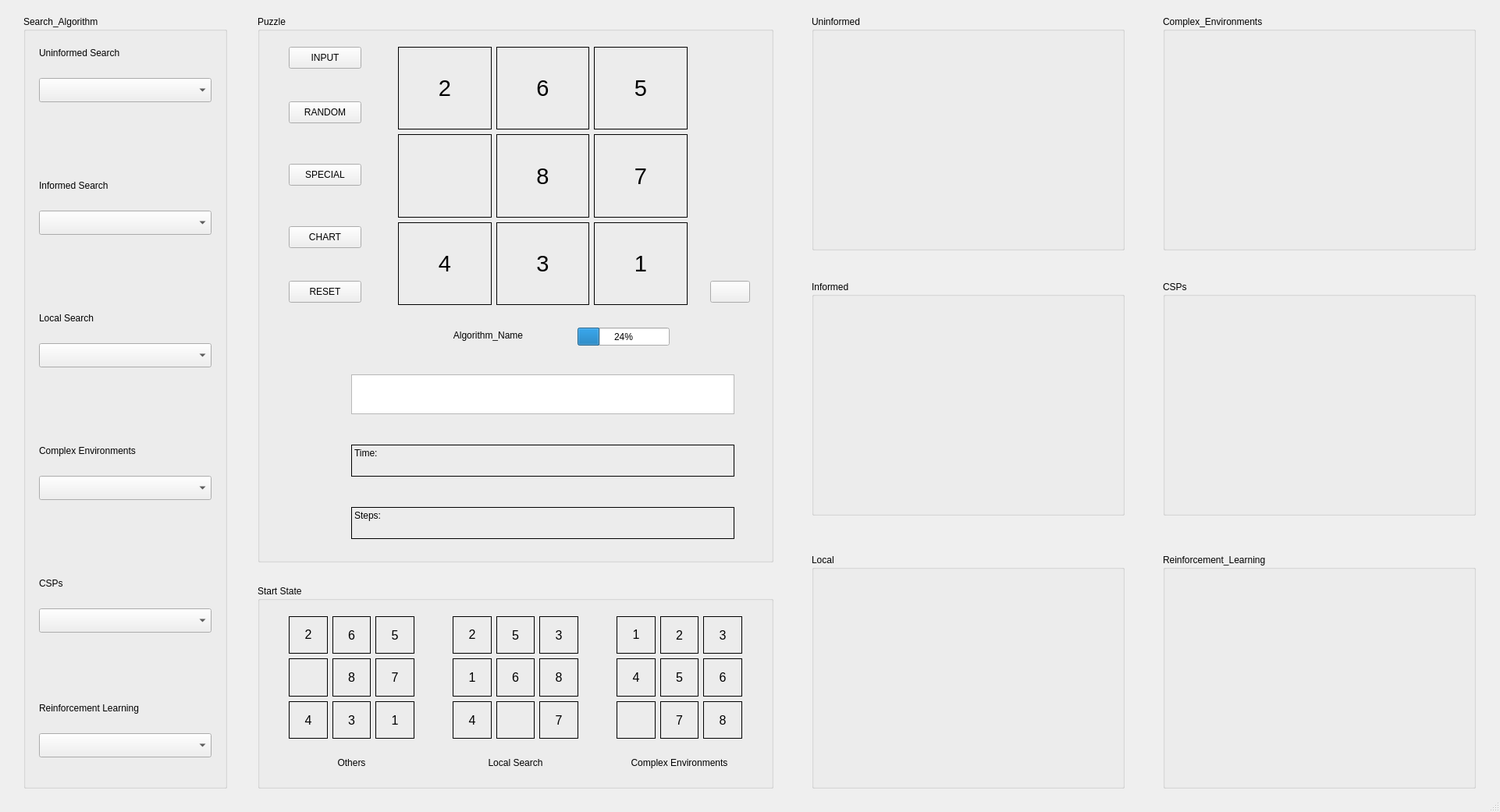
<?xml version="1.0" encoding="UTF-8"?>
<ui version="4.0">
 <class>puzzleForm</class>
 <widget class="QMainWindow" name="puzzleForm">
  <property name="geometry">
   <rect>
    <x>0</x>
    <y>0</y>
    <width>1922</width>
    <height>1041</height>
   </rect>
  </property>
  <property name="windowTitle">
   <string>Puzzle_23110297</string>
  </property>
  <widget class="QWidget" name="centralwidget">
   <widget class="QGroupBox" name="puzzle_grb">
    <property name="geometry">
     <rect>
      <x>330</x>
      <y>20</y>
      <width>661</width>
      <height>701</height>
     </rect>
    </property>
    <property name="autoFillBackground">
     <bool>true</bool>
    </property>
    <property name="title">
     <string>Puzzle</string>
    </property>
    <widget class="QWidget" name="layoutWidget">
     <property name="geometry">
      <rect>
       <x>180</x>
       <y>40</y>
       <width>371</width>
       <height>331</height>
      </rect>
     </property>
     <layout class="QGridLayout" name="gridLayout">
      <item row="1" column="2">
       <widget class="QLabel" name="n6_lbl">
        <property name="font">
         <font>
          <pointsize>22</pointsize>
         </font>
        </property>
        <property name="frameShape">
         <enum>QFrame::Box</enum>
        </property>
        <property name="text">
         <string>7</string>
        </property>
        <property name="alignment">
         <set>Qt::AlignCenter</set>
        </property>
       </widget>
      </item>
      <item row="0" column="2">
       <widget class="QLabel" name="n3_lbl">
        <property name="font">
         <font>
          <pointsize>22</pointsize>
         </font>
        </property>
        <property name="frameShape">
         <enum>QFrame::Box</enum>
        </property>
        <property name="text">
         <string>5</string>
        </property>
        <property name="alignment">
         <set>Qt::AlignCenter</set>
        </property>
       </widget>
      </item>
      <item row="1" column="0">
       <widget class="QLabel" name="n4_lbl">
        <property name="font">
         <font>
          <pointsize>22</pointsize>
         </font>
        </property>
        <property name="frameShape">
         <enum>QFrame::Box</enum>
        </property>
        <property name="text">
         <string/>
        </property>
        <property name="alignment">
         <set>Qt::AlignCenter</set>
        </property>
       </widget>
      </item>
      <item row="0" column="0">
       <widget class="QLabel" name="n1_lbl">
        <property name="font">
         <font>
          <pointsize>22</pointsize>
         </font>
        </property>
        <property name="frameShape">
         <enum>QFrame::Box</enum>
        </property>
        <property name="midLineWidth">
         <number>0</number>
        </property>
        <property name="text">
         <string>2</string>
        </property>
        <property name="textFormat">
         <enum>Qt::RichText</enum>
        </property>
        <property name="scaledContents">
         <bool>false</bool>
        </property>
        <property name="alignment">
         <set>Qt::AlignCenter</set>
        </property>
       </widget>
      </item>
      <item row="2" column="0">
       <widget class="QLabel" name="n7_lbl">
        <property name="font">
         <font>
          <pointsize>22</pointsize>
         </font>
        </property>
        <property name="frameShape">
         <enum>QFrame::Box</enum>
        </property>
        <property name="text">
         <string>4</string>
        </property>
        <property name="alignment">
         <set>Qt::AlignCenter</set>
        </property>
       </widget>
      </item>
      <item row="1" column="1">
       <widget class="QLabel" name="n5_lbl">
        <property name="font">
         <font>
          <pointsize>22</pointsize>
         </font>
        </property>
        <property name="frameShape">
         <enum>QFrame::Box</enum>
        </property>
        <property name="text">
         <string>8</string>
        </property>
        <property name="alignment">
         <set>Qt::AlignCenter</set>
        </property>
       </widget>
      </item>
      <item row="0" column="1">
       <widget class="QLabel" name="n2_lbl">
        <property name="font">
         <font>
          <pointsize>22</pointsize>
         </font>
        </property>
        <property name="frameShape">
         <enum>QFrame::Box</enum>
        </property>
        <property name="text">
         <string>6</string>
        </property>
        <property name="alignment">
         <set>Qt::AlignCenter</set>
        </property>
       </widget>
      </item>
      <item row="2" column="1">
       <widget class="QLabel" name="n8_lbl">
        <property name="font">
         <font>
          <pointsize>22</pointsize>
         </font>
        </property>
        <property name="frameShape">
         <enum>QFrame::Box</enum>
        </property>
        <property name="text">
         <string>3</string>
        </property>
        <property name="alignment">
         <set>Qt::AlignCenter</set>
        </property>
       </widget>
      </item>
      <item row="2" column="2">
       <widget class="QLabel" name="n9_lbl">
        <property name="font">
         <font>
          <pointsize>22</pointsize>
         </font>
        </property>
        <property name="frameShape">
         <enum>QFrame::Box</enum>
        </property>
        <property name="text">
         <string>1</string>
        </property>
        <property name="alignment">
         <set>Qt::AlignCenter</set>
        </property>
       </widget>
      </item>
     </layout>
    </widget>
    <widget class="QLabel" name="time_lbl">
     <property name="geometry">
      <rect>
       <x>120</x>
       <y>550</y>
       <width>491</width>
       <height>41</height>
      </rect>
     </property>
     <property name="frameShape">
      <enum>QFrame::Box</enum>
     </property>
     <property name="text">
      <string>Time:</string>
     </property>
     <property name="alignment">
      <set>Qt::AlignLeading|Qt::AlignLeft|Qt::AlignTop</set>
     </property>
    </widget>
    <widget class="QPushButton" name="reset_btn">
     <property name="geometry">
      <rect>
       <x>40</x>
       <y>340</y>
       <width>93</width>
       <height>28</height>
      </rect>
     </property>
     <property name="text">
      <string>RESET</string>
     </property>
     <property name="icon">
      <iconset>
       <normaloff>../../../reset.png</normaloff>../../../reset.png</iconset>
     </property>
    </widget>
    <widget class="QPushButton" name="input_btn">
     <property name="geometry">
      <rect>
       <x>40</x>
       <y>40</y>
       <width>93</width>
       <height>28</height>
      </rect>
     </property>
     <property name="text">
      <string>INPUT</string>
     </property>
     <property name="icon">
      <iconset>
       <normaloff>../../../typing.png</normaloff>../../../typing.png</iconset>
     </property>
    </widget>
    <widget class="QPushButton" name="random_btn">
     <property name="geometry">
      <rect>
       <x>40</x>
       <y>110</y>
       <width>93</width>
       <height>28</height>
      </rect>
     </property>
     <property name="text">
      <string>RANDOM</string>
     </property>
     <property name="icon">
      <iconset>
       <normaloff>../../../dice.png</normaloff>../../../dice.png</iconset>
     </property>
    </widget>
    <widget class="QPushButton" name="special_btn">
     <property name="geometry">
      <rect>
       <x>40</x>
       <y>190</y>
       <width>93</width>
       <height>28</height>
      </rect>
     </property>
     <property name="text">
      <string>SPECIAL</string>
     </property>
     <property name="icon">
      <iconset>
       <normaloff>../../../stars.png</normaloff>../../../stars.png</iconset>
     </property>
    </widget>
    <widget class="QLabel" name="step_lbl">
     <property name="geometry">
      <rect>
       <x>120</x>
       <y>630</y>
       <width>491</width>
       <height>41</height>
      </rect>
     </property>
     <property name="frameShape">
      <enum>QFrame::Box</enum>
     </property>
     <property name="text">
      <string>Steps:</string>
     </property>
     <property name="alignment">
      <set>Qt::AlignLeading|Qt::AlignLeft|Qt::AlignTop</set>
     </property>
    </widget>
    <widget class="QListWidget" name="road_list">
     <property name="geometry">
      <rect>
       <x>120</x>
       <y>460</y>
       <width>491</width>
       <height>51</height>
      </rect>
     </property>
    </widget>
    <widget class="QLabel" name="name_lbl">
     <property name="geometry">
      <rect>
       <x>190</x>
       <y>400</y>
       <width>211</width>
       <height>20</height>
      </rect>
     </property>
     <property name="text">
      <string>Algorithm_Name</string>
     </property>
     <property name="alignment">
      <set>Qt::AlignCenter</set>
     </property>
    </widget>
    <widget class="QPushButton" name="chart_btn">
     <property name="geometry">
      <rect>
       <x>40</x>
       <y>270</y>
       <width>93</width>
       <height>28</height>
      </rect>
     </property>
     <property name="text">
      <string>CHART</string>
     </property>
     <property name="icon">
      <iconset>
       <normaloff>../../../growth.png</normaloff>../../../growth.png</iconset>
     </property>
    </widget>
    <widget class="QProgressBar" name="search_prB">
     <property name="geometry">
      <rect>
       <x>410</x>
       <y>400</y>
       <width>118</width>
       <height>23</height>
      </rect>
     </property>
     <property name="value">
      <number>24</number>
     </property>
    </widget>
    <widget class="QPushButton" name="play_pause_btn">
     <property name="geometry">
      <rect>
       <x>580</x>
       <y>340</y>
       <width>51</width>
       <height>28</height>
      </rect>
     </property>
     <property name="text">
      <string/>
     </property>
     <property name="icon">
      <iconset>
       <normaloff>../../../pause.png</normaloff>../../../pause.png</iconset>
     </property>
    </widget>
   </widget>
   <widget class="QGroupBox" name="search_group">
    <property name="geometry">
     <rect>
      <x>30</x>
      <y>20</y>
      <width>261</width>
      <height>991</height>
     </rect>
    </property>
    <property name="autoFillBackground">
     <bool>true</bool>
    </property>
    <property name="title">
     <string>Search_Algorithm</string>
    </property>
    <widget class="QComboBox" name="uninformed_cmb">
     <property name="geometry">
      <rect>
       <x>20</x>
       <y>80</y>
       <width>221</width>
       <height>31</height>
      </rect>
     </property>
     <property name="currentIndex">
      <number>-1</number>
     </property>
     <item>
      <property name="text">
       <string>Breath-first Search (BFS)</string>
      </property>
     </item>
     <item>
      <property name="text">
       <string>Depth-first Search (DFS)</string>
      </property>
     </item>
     <item>
      <property name="text">
       <string>Iterative Deepening (IDDFS)</string>
      </property>
     </item>
     <item>
      <property name="text">
       <string>Uniform Cost Search (UCS)</string>
      </property>
     </item>
    </widget>
    <widget class="QLabel" name="uninformed_lbl">
     <property name="geometry">
      <rect>
       <x>20</x>
       <y>40</y>
       <width>221</width>
       <height>16</height>
      </rect>
     </property>
     <property name="text">
      <string>Uninformed Search</string>
     </property>
    </widget>
    <widget class="QLabel" name="informed_lbl">
     <property name="geometry">
      <rect>
       <x>20</x>
       <y>210</y>
       <width>221</width>
       <height>16</height>
      </rect>
     </property>
     <property name="text">
      <string>Informed Search</string>
     </property>
    </widget>
    <widget class="QComboBox" name="informed_cmb">
     <property name="geometry">
      <rect>
       <x>20</x>
       <y>250</y>
       <width>221</width>
       <height>31</height>
      </rect>
     </property>
     <property name="currentIndex">
      <number>-1</number>
     </property>
     <item>
      <property name="text">
       <string>Greedy Search</string>
      </property>
     </item>
     <item>
      <property name="text">
       <string>A*</string>
      </property>
     </item>
     <item>
      <property name="text">
       <string>IDA*</string>
      </property>
     </item>
    </widget>
    <widget class="QLabel" name="local_lbl">
     <property name="geometry">
      <rect>
       <x>20</x>
       <y>380</y>
       <width>221</width>
       <height>16</height>
      </rect>
     </property>
     <property name="text">
      <string>Local Search</string>
     </property>
    </widget>
    <widget class="QComboBox" name="local_cmb">
     <property name="geometry">
      <rect>
       <x>20</x>
       <y>420</y>
       <width>221</width>
       <height>31</height>
      </rect>
     </property>
     <property name="currentIndex">
      <number>-1</number>
     </property>
     <item>
      <property name="text">
       <string>Simple Hill Climbing (SHC)</string>
      </property>
     </item>
     <item>
      <property name="text">
       <string>Steepest Ascent Hill Climbing (SAHC)</string>
      </property>
     </item>
     <item>
      <property name="text">
       <string>Stochastic Hill Climbing (StHC)</string>
      </property>
     </item>
     <item>
      <property name="text">
       <string>Beam Search</string>
      </property>
     </item>
     <item>
      <property name="text">
       <string>Simulated Annealing (SA)</string>
      </property>
     </item>
     <item>
      <property name="text">
       <string>Genetic Algorithm (GA)</string>
      </property>
     </item>
    </widget>
    <widget class="QComboBox" name="complex_cmb">
     <property name="geometry">
      <rect>
       <x>20</x>
       <y>590</y>
       <width>221</width>
       <height>31</height>
      </rect>
     </property>
     <property name="currentIndex">
      <number>-1</number>
     </property>
     <item>
      <property name="text">
       <string>And-Or</string>
      </property>
     </item>
     <item>
      <property name="text">
       <string>Sensorless</string>
      </property>
     </item>
    </widget>
    <widget class="QLabel" name="complex_lbl">
     <property name="geometry">
      <rect>
       <x>20</x>
       <y>550</y>
       <width>221</width>
       <height>16</height>
      </rect>
     </property>
     <property name="text">
      <string>Complex Environments</string>
     </property>
    </widget>
    <widget class="QLabel" name="csps_lbl">
     <property name="geometry">
      <rect>
       <x>20</x>
       <y>720</y>
       <width>221</width>
       <height>16</height>
      </rect>
     </property>
     <property name="text">
      <string>CSPs</string>
     </property>
    </widget>
    <widget class="QComboBox" name="csps_cmb">
     <property name="geometry">
      <rect>
       <x>20</x>
       <y>760</y>
       <width>221</width>
       <height>31</height>
      </rect>
     </property>
     <property name="currentIndex">
      <number>-1</number>
     </property>
     <item>
      <property name="text">
       <string>Backtracking</string>
      </property>
     </item>
     <item>
      <property name="text">
       <string>Forward Checking</string>
      </property>
     </item>
     <item>
      <property name="text">
       <string>Min-Conflicts</string>
      </property>
     </item>
    </widget>
    <widget class="QLabel" name="reinformcement_lbl">
     <property name="geometry">
      <rect>
       <x>20</x>
       <y>880</y>
       <width>221</width>
       <height>16</height>
      </rect>
     </property>
     <property name="text">
      <string>Reinforcement Learning</string>
     </property>
    </widget>
    <widget class="QComboBox" name="reinforcement_cmb">
     <property name="geometry">
      <rect>
       <x>20</x>
       <y>920</y>
       <width>221</width>
       <height>31</height>
      </rect>
     </property>
     <property name="currentIndex">
      <number>-1</number>
     </property>
     <item>
      <property name="text">
       <string>Q-Learning</string>
      </property>
     </item>
    </widget>
   </widget>
   <widget class="QGroupBox" name="start_state_grb">
    <property name="geometry">
     <rect>
      <x>330</x>
      <y>750</y>
      <width>661</width>
      <height>261</height>
     </rect>
    </property>
    <property name="autoFillBackground">
     <bool>true</bool>
    </property>
    <property name="title">
     <string>Start State</string>
    </property>
    <widget class="QWidget" name="layoutWidget_3">
     <property name="geometry">
      <rect>
       <x>40</x>
       <y>40</y>
       <width>161</width>
       <height>157</height>
      </rect>
     </property>
     <layout class="QGridLayout" name="other_state">
      <item row="1" column="2">
       <widget class="QLabel" name="n6_lbl_3">
        <property name="font">
         <font>
          <pointsize>12</pointsize>
         </font>
        </property>
        <property name="frameShape">
         <enum>QFrame::Box</enum>
        </property>
        <property name="text">
         <string>7</string>
        </property>
        <property name="alignment">
         <set>Qt::AlignCenter</set>
        </property>
       </widget>
      </item>
      <item row="0" column="2">
       <widget class="QLabel" name="n3_lbl_3">
        <property name="font">
         <font>
          <pointsize>12</pointsize>
         </font>
        </property>
        <property name="frameShape">
         <enum>QFrame::Box</enum>
        </property>
        <property name="text">
         <string>5</string>
        </property>
        <property name="alignment">
         <set>Qt::AlignCenter</set>
        </property>
       </widget>
      </item>
      <item row="1" column="0">
       <widget class="QLabel" name="n4_lbl_3">
        <property name="font">
         <font>
          <pointsize>12</pointsize>
         </font>
        </property>
        <property name="frameShape">
         <enum>QFrame::Box</enum>
        </property>
        <property name="text">
         <string/>
        </property>
        <property name="alignment">
         <set>Qt::AlignCenter</set>
        </property>
       </widget>
      </item>
      <item row="0" column="0">
       <widget class="QLabel" name="n1_lbl_3">
        <property name="font">
         <font>
          <pointsize>12</pointsize>
         </font>
        </property>
        <property name="frameShape">
         <enum>QFrame::Box</enum>
        </property>
        <property name="midLineWidth">
         <number>0</number>
        </property>
        <property name="text">
         <string>2</string>
        </property>
        <property name="textFormat">
         <enum>Qt::RichText</enum>
        </property>
        <property name="scaledContents">
         <bool>false</bool>
        </property>
        <property name="alignment">
         <set>Qt::AlignCenter</set>
        </property>
       </widget>
      </item>
      <item row="2" column="0">
       <widget class="QLabel" name="n7_lbl_3">
        <property name="font">
         <font>
          <pointsize>12</pointsize>
         </font>
        </property>
        <property name="frameShape">
         <enum>QFrame::Box</enum>
        </property>
        <property name="text">
         <string>4</string>
        </property>
        <property name="alignment">
         <set>Qt::AlignCenter</set>
        </property>
       </widget>
      </item>
      <item row="1" column="1">
       <widget class="QLabel" name="n5_lbl_3">
        <property name="font">
         <font>
          <pointsize>12</pointsize>
         </font>
        </property>
        <property name="frameShape">
         <enum>QFrame::Box</enum>
        </property>
        <property name="text">
         <string>8</string>
        </property>
        <property name="alignment">
         <set>Qt::AlignCenter</set>
        </property>
       </widget>
      </item>
      <item row="0" column="1">
       <widget class="QLabel" name="n2_lbl_3">
        <property name="font">
         <font>
          <pointsize>12</pointsize>
         </font>
        </property>
        <property name="frameShape">
         <enum>QFrame::Box</enum>
        </property>
        <property name="text">
         <string>6</string>
        </property>
        <property name="alignment">
         <set>Qt::AlignCenter</set>
        </property>
       </widget>
      </item>
      <item row="2" column="1">
       <widget class="QLabel" name="n8_lbl_3">
        <property name="font">
         <font>
          <pointsize>12</pointsize>
         </font>
        </property>
        <property name="frameShape">
         <enum>QFrame::Box</enum>
        </property>
        <property name="text">
         <string>3</string>
        </property>
        <property name="alignment">
         <set>Qt::AlignCenter</set>
        </property>
       </widget>
      </item>
      <item row="2" column="2">
       <widget class="QLabel" name="n9_lbl_3">
        <property name="font">
         <font>
          <pointsize>12</pointsize>
         </font>
        </property>
        <property name="frameShape">
         <enum>QFrame::Box</enum>
        </property>
        <property name="text">
         <string>1</string>
        </property>
        <property name="alignment">
         <set>Qt::AlignCenter</set>
        </property>
       </widget>
      </item>
     </layout>
    </widget>
    <widget class="QWidget" name="layoutWidget_4">
     <property name="geometry">
      <rect>
       <x>250</x>
       <y>40</y>
       <width>161</width>
       <height>157</height>
      </rect>
     </property>
     <layout class="QGridLayout" name="local_state">
      <item row="1" column="2">
       <widget class="QLabel" name="n6_lbl_4">
        <property name="font">
         <font>
          <pointsize>12</pointsize>
         </font>
        </property>
        <property name="frameShape">
         <enum>QFrame::Box</enum>
        </property>
        <property name="text">
         <string>8</string>
        </property>
        <property name="alignment">
         <set>Qt::AlignCenter</set>
        </property>
       </widget>
      </item>
      <item row="0" column="2">
       <widget class="QLabel" name="n3_lbl_4">
        <property name="font">
         <font>
          <pointsize>12</pointsize>
         </font>
        </property>
        <property name="frameShape">
         <enum>QFrame::Box</enum>
        </property>
        <property name="text">
         <string>3</string>
        </property>
        <property name="alignment">
         <set>Qt::AlignCenter</set>
        </property>
       </widget>
      </item>
      <item row="1" column="0">
       <widget class="QLabel" name="n4_lbl_4">
        <property name="font">
         <font>
          <pointsize>12</pointsize>
         </font>
        </property>
        <property name="frameShape">
         <enum>QFrame::Box</enum>
        </property>
        <property name="text">
         <string>1</string>
        </property>
        <property name="alignment">
         <set>Qt::AlignCenter</set>
        </property>
       </widget>
      </item>
      <item row="0" column="0">
       <widget class="QLabel" name="n1_lbl_4">
        <property name="font">
         <font>
          <pointsize>12</pointsize>
         </font>
        </property>
        <property name="frameShape">
         <enum>QFrame::Box</enum>
        </property>
        <property name="midLineWidth">
         <number>0</number>
        </property>
        <property name="text">
         <string>2</string>
        </property>
        <property name="textFormat">
         <enum>Qt::RichText</enum>
        </property>
        <property name="scaledContents">
         <bool>false</bool>
        </property>
        <property name="alignment">
         <set>Qt::AlignCenter</set>
        </property>
       </widget>
      </item>
      <item row="2" column="0">
       <widget class="QLabel" name="n7_lbl_4">
        <property name="font">
         <font>
          <pointsize>12</pointsize>
         </font>
        </property>
        <property name="frameShape">
         <enum>QFrame::Box</enum>
        </property>
        <property name="text">
         <string>4</string>
        </property>
        <property name="alignment">
         <set>Qt::AlignCenter</set>
        </property>
       </widget>
      </item>
      <item row="1" column="1">
       <widget class="QLabel" name="n5_lbl_4">
        <property name="font">
         <font>
          <pointsize>12</pointsize>
         </font>
        </property>
        <property name="frameShape">
         <enum>QFrame::Box</enum>
        </property>
        <property name="text">
         <string>6</string>
        </property>
        <property name="alignment">
         <set>Qt::AlignCenter</set>
        </property>
       </widget>
      </item>
      <item row="0" column="1">
       <widget class="QLabel" name="n2_lbl_4">
        <property name="font">
         <font>
          <pointsize>12</pointsize>
         </font>
        </property>
        <property name="frameShape">
         <enum>QFrame::Box</enum>
        </property>
        <property name="text">
         <string>5</string>
        </property>
        <property name="alignment">
         <set>Qt::AlignCenter</set>
        </property>
       </widget>
      </item>
      <item row="2" column="1">
       <widget class="QLabel" name="n8_lbl_4">
        <property name="font">
         <font>
          <pointsize>12</pointsize>
         </font>
        </property>
        <property name="frameShape">
         <enum>QFrame::Box</enum>
        </property>
        <property name="text">
         <string/>
        </property>
        <property name="alignment">
         <set>Qt::AlignCenter</set>
        </property>
       </widget>
      </item>
      <item row="2" column="2">
       <widget class="QLabel" name="n9_lbl_4">
        <property name="font">
         <font>
          <pointsize>12</pointsize>
         </font>
        </property>
        <property name="frameShape">
         <enum>QFrame::Box</enum>
        </property>
        <property name="text">
         <string>7</string>
        </property>
        <property name="alignment">
         <set>Qt::AlignCenter</set>
        </property>
       </widget>
      </item>
     </layout>
    </widget>
    <widget class="QLabel" name="other_state_lbl">
     <property name="geometry">
      <rect>
       <x>90</x>
       <y>220</y>
       <width>61</width>
       <height>16</height>
      </rect>
     </property>
     <property name="text">
      <string>Others</string>
     </property>
     <property name="alignment">
      <set>Qt::AlignCenter</set>
     </property>
    </widget>
    <widget class="QLabel" name="local_state_lbl">
     <property name="geometry">
      <rect>
       <x>290</x>
       <y>220</y>
       <width>81</width>
       <height>16</height>
      </rect>
     </property>
     <property name="text">
      <string>Local Search</string>
     </property>
     <property name="alignment">
      <set>Qt::AlignCenter</set>
     </property>
    </widget>
    <widget class="QWidget" name="layoutWidget_5">
     <property name="geometry">
      <rect>
       <x>460</x>
       <y>40</y>
       <width>161</width>
       <height>157</height>
      </rect>
     </property>
     <layout class="QGridLayout" name="complex_state_gr">
      <item row="1" column="2">
       <widget class="QLabel" name="n6_lbl_5">
        <property name="font">
         <font>
          <pointsize>12</pointsize>
         </font>
        </property>
        <property name="frameShape">
         <enum>QFrame::Box</enum>
        </property>
        <property name="text">
         <string>6</string>
        </property>
        <property name="alignment">
         <set>Qt::AlignCenter</set>
        </property>
       </widget>
      </item>
      <item row="0" column="2">
       <widget class="QLabel" name="n3_lbl_5">
        <property name="font">
         <font>
          <pointsize>12</pointsize>
         </font>
        </property>
        <property name="frameShape">
         <enum>QFrame::Box</enum>
        </property>
        <property name="text">
         <string>3</string>
        </property>
        <property name="alignment">
         <set>Qt::AlignCenter</set>
        </property>
       </widget>
      </item>
      <item row="1" column="0">
       <widget class="QLabel" name="n4_lbl_5">
        <property name="font">
         <font>
          <pointsize>12</pointsize>
         </font>
        </property>
        <property name="frameShape">
         <enum>QFrame::Box</enum>
        </property>
        <property name="text">
         <string>4</string>
        </property>
        <property name="alignment">
         <set>Qt::AlignCenter</set>
        </property>
       </widget>
      </item>
      <item row="0" column="0">
       <widget class="QLabel" name="n1_lbl_5">
        <property name="font">
         <font>
          <pointsize>12</pointsize>
         </font>
        </property>
        <property name="frameShape">
         <enum>QFrame::Box</enum>
        </property>
        <property name="midLineWidth">
         <number>0</number>
        </property>
        <property name="text">
         <string>1</string>
        </property>
        <property name="textFormat">
         <enum>Qt::RichText</enum>
        </property>
        <property name="scaledContents">
         <bool>false</bool>
        </property>
        <property name="alignment">
         <set>Qt::AlignCenter</set>
        </property>
       </widget>
      </item>
      <item row="2" column="0">
       <widget class="QLabel" name="n7_lbl_5">
        <property name="font">
         <font>
          <pointsize>12</pointsize>
         </font>
        </property>
        <property name="frameShape">
         <enum>QFrame::Box</enum>
        </property>
        <property name="text">
         <string/>
        </property>
        <property name="alignment">
         <set>Qt::AlignCenter</set>
        </property>
       </widget>
      </item>
      <item row="1" column="1">
       <widget class="QLabel" name="n5_lbl_5">
        <property name="font">
         <font>
          <pointsize>12</pointsize>
         </font>
        </property>
        <property name="frameShape">
         <enum>QFrame::Box</enum>
        </property>
        <property name="text">
         <string>5</string>
        </property>
        <property name="alignment">
         <set>Qt::AlignCenter</set>
        </property>
       </widget>
      </item>
      <item row="0" column="1">
       <widget class="QLabel" name="n2_lbl_5">
        <property name="font">
         <font>
          <pointsize>12</pointsize>
         </font>
        </property>
        <property name="frameShape">
         <enum>QFrame::Box</enum>
        </property>
        <property name="text">
         <string>2</string>
        </property>
        <property name="alignment">
         <set>Qt::AlignCenter</set>
        </property>
       </widget>
      </item>
      <item row="2" column="1">
       <widget class="QLabel" name="n8_lbl_5">
        <property name="font">
         <font>
          <pointsize>12</pointsize>
         </font>
        </property>
        <property name="frameShape">
         <enum>QFrame::Box</enum>
        </property>
        <property name="text">
         <string>7</string>
        </property>
        <property name="alignment">
         <set>Qt::AlignCenter</set>
        </property>
       </widget>
      </item>
      <item row="2" column="2">
       <widget class="QLabel" name="n9_lbl_5">
        <property name="font">
         <font>
          <pointsize>12</pointsize>
         </font>
        </property>
        <property name="frameShape">
         <enum>QFrame::Box</enum>
        </property>
        <property name="text">
         <string>8</string>
        </property>
        <property name="alignment">
         <set>Qt::AlignCenter</set>
        </property>
       </widget>
      </item>
     </layout>
    </widget>
    <widget class="QLabel" name="complex_state_lbl">
     <property name="geometry">
      <rect>
       <x>460</x>
       <y>220</y>
       <width>161</width>
       <height>16</height>
      </rect>
     </property>
     <property name="text">
      <string>Complex Environments</string>
     </property>
     <property name="alignment">
      <set>Qt::AlignCenter</set>
     </property>
    </widget>
   </widget>
   <widget class="QGroupBox" name="informed_grb">
    <property name="geometry">
     <rect>
      <x>1040</x>
      <y>360</y>
      <width>401</width>
      <height>301</height>
     </rect>
    </property>
    <property name="autoFillBackground">
     <bool>true</bool>
    </property>
    <property name="title">
     <string>Informed</string>
    </property>
   </widget>
   <widget class="QGroupBox" name="complex_grb">
    <property name="geometry">
     <rect>
      <x>1490</x>
      <y>20</y>
      <width>401</width>
      <height>301</height>
     </rect>
    </property>
    <property name="autoFillBackground">
     <bool>true</bool>
    </property>
    <property name="title">
     <string>Complex_Environments</string>
    </property>
   </widget>
   <widget class="QGroupBox" name="csps_grb">
    <property name="geometry">
     <rect>
      <x>1490</x>
      <y>360</y>
      <width>401</width>
      <height>301</height>
     </rect>
    </property>
    <property name="autoFillBackground">
     <bool>true</bool>
    </property>
    <property name="title">
     <string>CSPs</string>
    </property>
   </widget>
   <widget class="QGroupBox" name="rein_grb">
    <property name="geometry">
     <rect>
      <x>1490</x>
      <y>710</y>
      <width>401</width>
      <height>301</height>
     </rect>
    </property>
    <property name="autoFillBackground">
     <bool>true</bool>
    </property>
    <property name="title">
     <string>Reinforcement_Learning</string>
    </property>
   </widget>
   <widget class="QGroupBox" name="uninformed_grb">
    <property name="geometry">
     <rect>
      <x>1040</x>
      <y>20</y>
      <width>401</width>
      <height>301</height>
     </rect>
    </property>
    <property name="autoFillBackground">
     <bool>true</bool>
    </property>
    <property name="title">
     <string>Uninformed</string>
    </property>
   </widget>
   <widget class="QGroupBox" name="local_grb">
    <property name="geometry">
     <rect>
      <x>1040</x>
      <y>710</y>
      <width>401</width>
      <height>301</height>
     </rect>
    </property>
    <property name="autoFillBackground">
     <bool>true</bool>
    </property>
    <property name="title">
     <string>Local</string>
    </property>
   </widget>
   <zorder>search_group</zorder>
   <zorder>puzzle_grb</zorder>
   <zorder>start_state_grb</zorder>
   <zorder>informed_grb</zorder>
   <zorder>complex_grb</zorder>
   <zorder>csps_grb</zorder>
   <zorder>rein_grb</zorder>
   <zorder>uninformed_grb</zorder>
   <zorder>local_grb</zorder>
  </widget>
  <widget class="QStatusBar" name="statusbar"/>
 </widget>
 <resources/>
 <connections/>
</ui>
